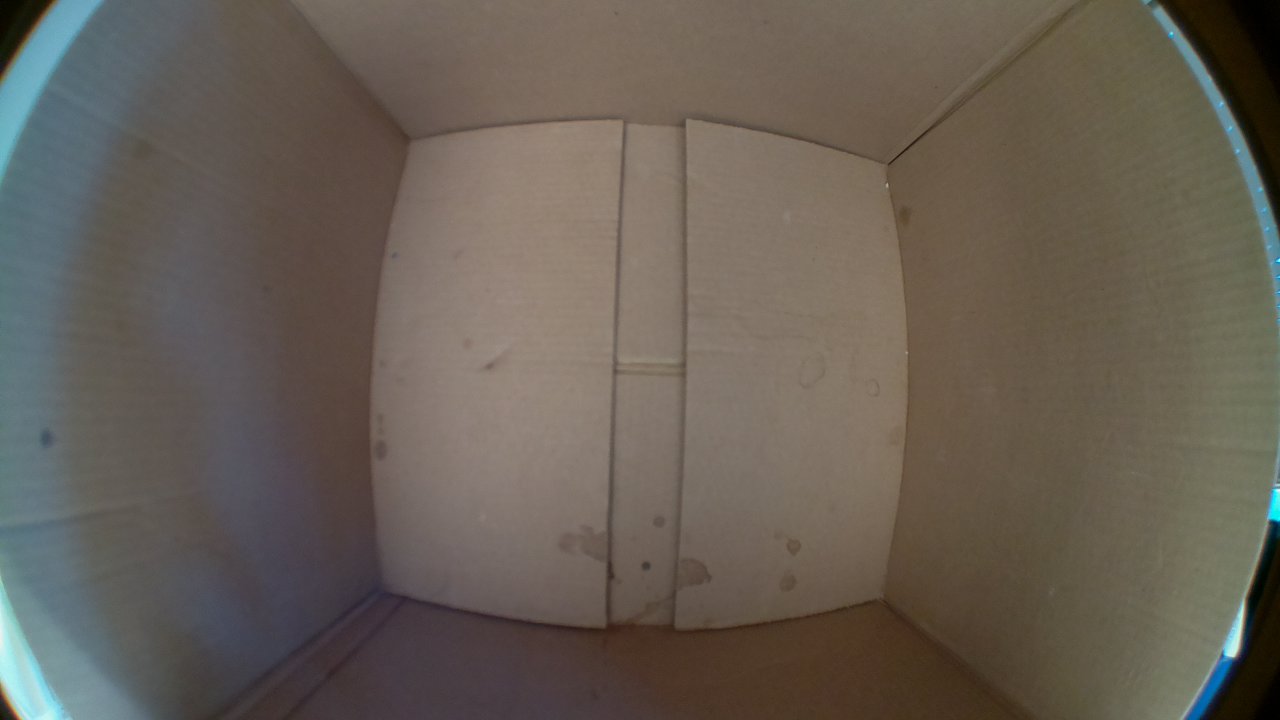
#> input picture webapps/cv_code/bg.jpeg, 2560 x 1440 px (shown at 1/2 size)
$ python Calibrate.py   (older library calls are emulated)
#> lines starting #> are read from the running program, lines starting #| are printed output that depends on the picture; pictures that were not available may be replaced by others from this repository, and a replacement may not be noted

#ripped from a blog example: https://medium.com/@kennethjiang/calibrate-fisheye-lens-using-opencv-333b05afa0b0

import imp
import cv2
import numpy as np
import os
import glob
import shutil

CHECKERBOARD = (9,9)
DEFAULT_K = np.array([[743.8653770695429, 0.0, 1251.1764985790337], [0.0, 746.261717085507, 738.7610006363456], [0.0, 0.0, 1.0]])
DEFAULT_D = np.array([[0.05549035102033457], [0.004777838787067957], [-0.07080456884384306], [0.04316058244944371]])

# [22 lines of commented-out code are left out]
DEFAULT_K=np.array([[746.2606029864031, 0.0, 1253.3039943785554], [0.0, 747.8303962022748, 746.8804295390603], [0.0, 0.0, 1.0]])
DEFAULT_D=np.array([[0.054508147613983864], [-0.018423201337080013], [-0.0158574863044052], [0.007230470980964623]])

# [7 lines of commented-out code are left out]

DEFAULT_DIM = (2560,1440)

# [54 lines left out: function calibrate, not called in this run]

def undistort_img(img, K = DEFAULT_K, D = DEFAULT_D, DIM=DEFAULT_DIM):
    new_K = cv2.fisheye.estimateNewCameraMatrixForUndistortRectify(K, D, DIM, np.eye(3), balance=.3)
    map1, map2 = cv2.fisheye.initUndistortRectifyMap(K, D, np.eye(3), new_K, DIM, cv2.CV_16SC2)
    undistorted_img = cv2.remap(img, map1, map2, interpolation=cv2.INTER_CUBIC, borderMode=cv2.BORDER_CONSTANT)
    return undistorted_img

# [4 lines left out: function undistort_img_2, not called in this run]

def undistort_imgs(imgs, K, D):
    #takes a list of images, outputs a list of images undistorted.
    #all images must have same deminsion
    outlist  = []
    for img in imgs:
        outlist.append(undistort_img(img, K, D))
    return outlist

def write_to_output(imgs, names, out_dir="Output/undistort_output"):
        #clear existing output directory, if it exists
    if os.path.exists(out_dir):
        shutil.rmtree(out_dir)
    os.makedirs(out_dir)

    assert len(imgs) == len(names)

    for i in range(len(imgs)):
        cv2.imwrite(os.path.join(out_dir, names[i]), imgs[i])


if __name__ == "__main__":
    # (K, D) = calibrate()
    (K, D) = (DEFAULT_K, DEFAULT_D)
    imgs = [cv2.imread("bg.jpeg")]
    names = ["bg.jpeg"]
    targetDir = "Bin2"
    for fname in os.listdir(targetDir):
        img = cv2.imread(os.path.join(targetDir, fname))
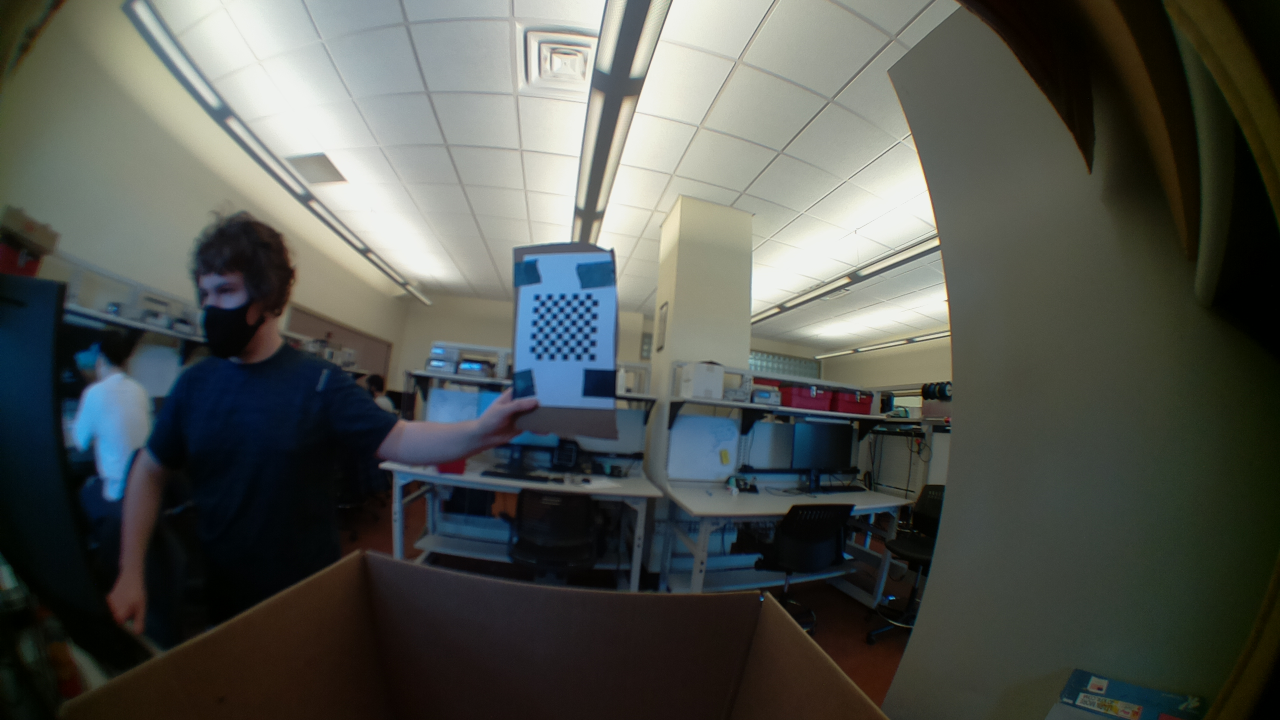
#> input picture webapps/cv_code/Calib_imgs/1.jpeg, 2560 x 1440 px, given as the content of the folder Bin2, which was not available (shown at 1/2 size)
#> img is the input picture: shape (1440, 2560, 3); mean B, G, R 80, 84.9, 81.7
        imgs.append(img)
        names.append(fname)
    undistorted_imgs = undistort_imgs(imgs, K, D)
#> the loop in undistort_imgs, `for img in imgs:` made 2 passes
#> new_K in undistort_img on passes 1 to 2: [[435.1, 0, 1180.5], [0, 436, 830.5], [0, 0, 1]], [[435.1, 0, 1180.5], [0, 436, 830.5], [0, 0, 1]]
#> pass 1, in undistort_img, `map1, map2 = cv2.fisheye.initUndistortRectifyMap(K, D, np.eye(3), new_..`:
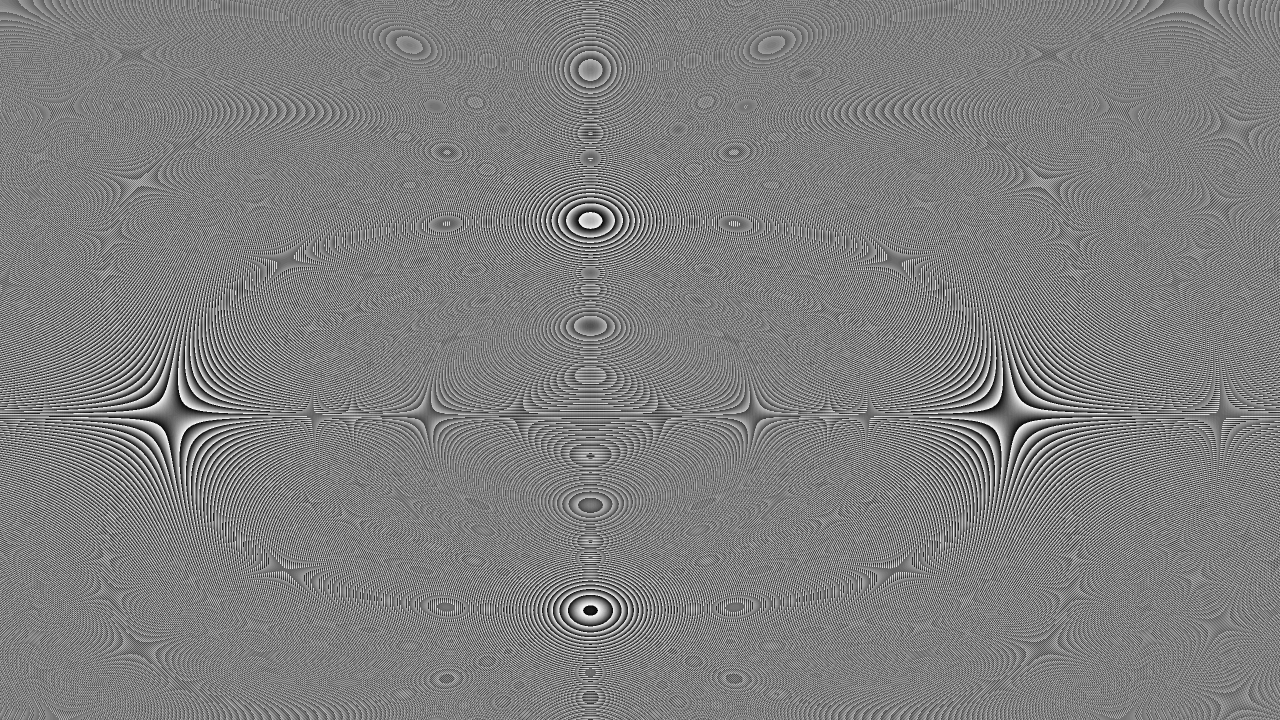
#> map2: shape (1440, 2560) uint16 (shown at 1/2 size); min 0, max 1023, mean 511.5; drawn with min black and max white
#> pass 1, in undistort_img, `undistorted_img = cv2.remap(img, map1, map2, interpolation=cv2.INTER_C..`:
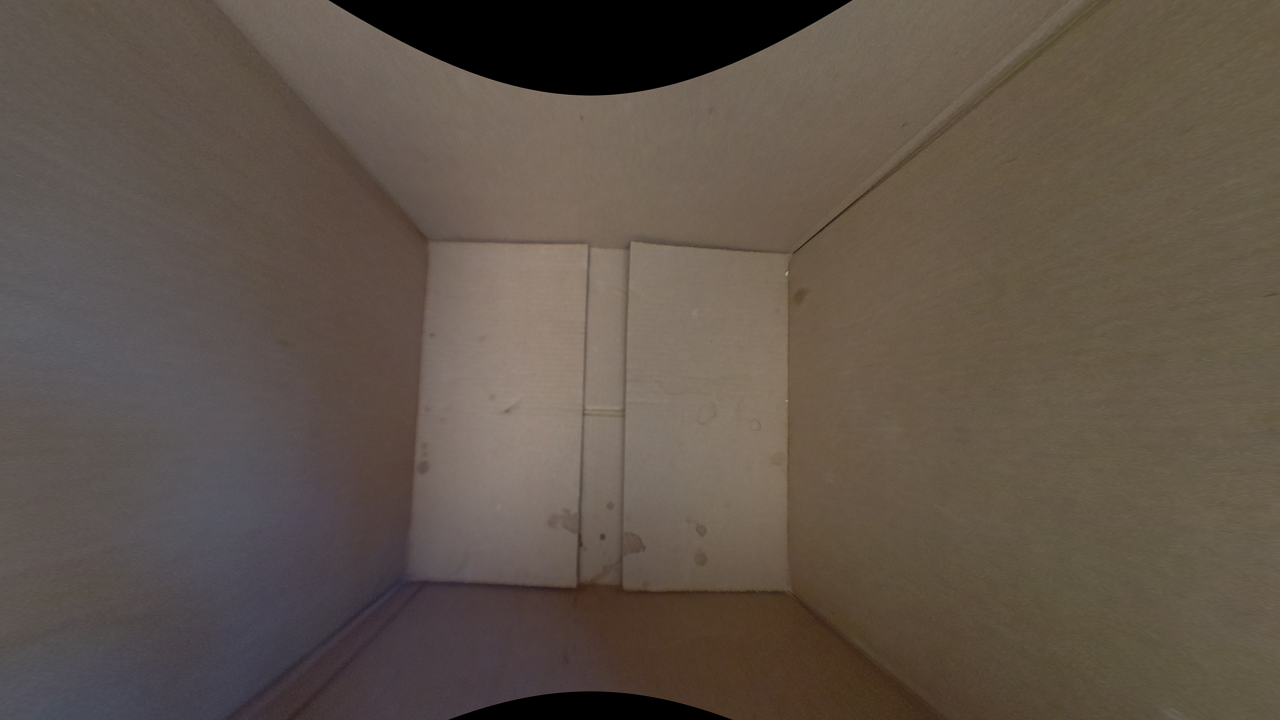
#> undistorted_img: shape (1440, 2560, 3) (shown at 1/2 size); mean B, G, R 73.3, 83.4, 95
#> pass 2, in undistort_img (call 2), `undistorted_img = cv2.remap(img, map1, map2, interpolation=cv2.INTER_C..`:
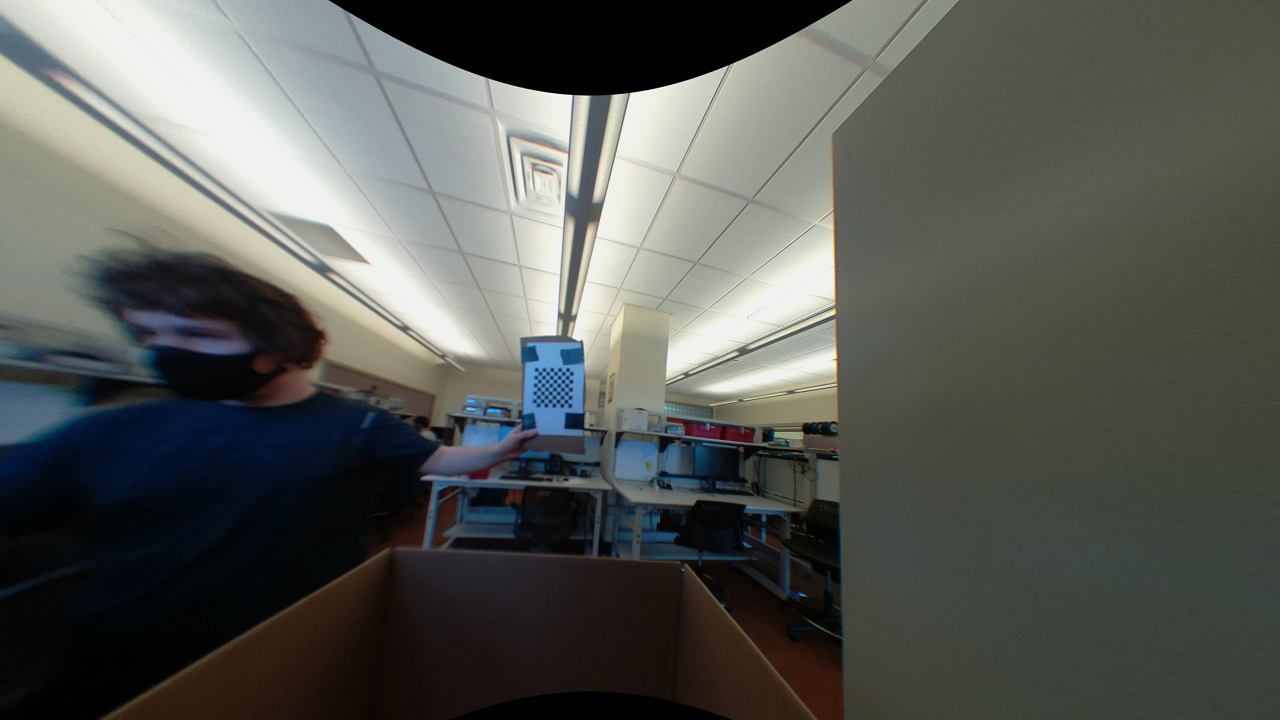
#> undistorted_img: shape (1440, 2560, 3) (shown at 1/2 size); mean B, G, R 84.3, 89.2, 86.9
#> after the loop in undistort_imgs, `for img in imgs:`: outlist = 2 items
#> undistorted_imgs = 2 items
    write_to_output(undistorted_imgs, names)
#> the loop in write_to_output, `for i in range(len(imgs)):` made 2 passes
